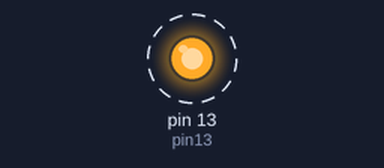
Bench run of a sketch on a simulated Arduino Uno, built with avr-gcc and run on an emulated ATmega328P. Shown: output pins drawn as LEDs (lit = HIGH). Dashed ring = blinking.

Above: at 0.1 s.
Timing chart, 0 to 3.0 s (numbered marks = the images above):
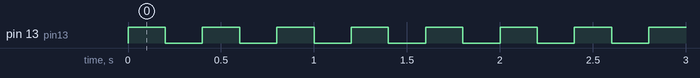

The sketch:

toiletRollCalculator.ino
```cpp
int num=30;
int sizeofpaper=5;
int answer=0;
int pin13=13;

void setup()
{
  answer=num/sizeofpaper;
  pinMode(pin13,OUTPUT);

}

void loop()
{
    switch(answer)
  {
    case 0:
    digitalWrite(pin13,LOW);
    break;
  }
  switch(answer)
  {
    case 6:
    digitalWrite(pin13,HIGH);
    delay (200);
    digitalWrite(pin13,LOW);
    delay(200);
    break;
  }
}
```

Measured:
- by itself, pin 13 (pin13): alternates HIGH for 0.20 s and LOW for 0.20 s
